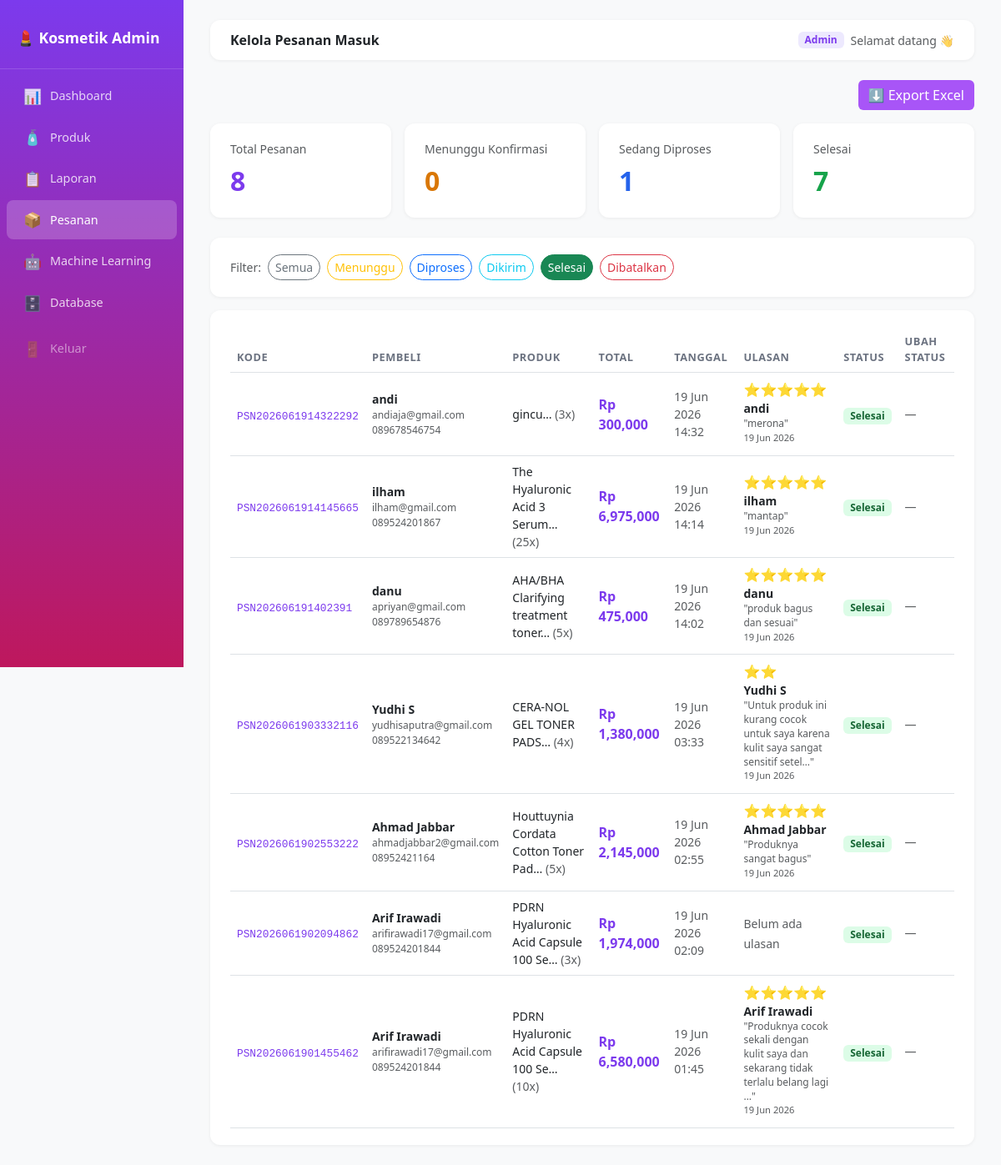
Screenshot of /pesanan?status=Selesai (signed in) with the database file from the repository.
### admin/app_admin.py (models this page shows)
class Pesanan(db.Model):
    id           = db.Column(db.Integer, primary_key=True)
    kode         = db.Column(db.String(30), unique=True)
    nama_pembeli = db.Column(db.String(100))
    email        = db.Column(db.String(100))
    no_hp        = db.Column(db.String(20))
    alamat       = db.Column(db.Text)
    total_harga  = db.Column(db.Float)
    status       = db.Column(db.String(20), default='Menunggu')
    tanggal      = db.Column(db.String(30))
    items        = db.relationship('PesananItem', backref='pesanan')

class PesananItem(db.Model):
    id         = db.Column(db.Integer, primary_key=True)
    pesanan_id = db.Column(db.Integer, db.ForeignKey('pesanan.id'))
    produk_id  = db.Column(db.Integer, db.ForeignKey('produk.id'))
    jumlah     = db.Column(db.Integer)
    harga_saat = db.Column(db.Float)
    produk     = db.relationship('Produk')

class Produk(db.Model):
    id          = db.Column(db.Integer, primary_key=True)
    brand       = db.Column(db.String(100))
    nama        = db.Column(db.String(200))
    tipe        = db.Column(db.String(50))
    ukuran      = db.Column(db.String(50))
    harga       = db.Column(db.Float)
    stok        = db.Column(db.Integer, default=0)
    terjual     = db.Column(db.Integer, default=0)
    rating      = db.Column(db.Float, default=0)
    bpom_id     = db.Column(db.String(50))
    url         = db.Column(db.String(300))
    deskripsi   = db.Column(db.Text)
    ingredients = db.Column(db.Text)
    gambar      = db.Column(db.String(200))

class Review(db.Model):
    id           = db.Column(db.Integer, primary_key=True)
    pesanan_id   = db.Column(db.Integer, db.ForeignKey('pesanan.id'))
    produk_id    = db.Column(db.Integer, db.ForeignKey('produk.id'))
    nama         = db.Column(db.String(100))
    rating       = db.Column(db.Integer)
    komentar     = db.Column(db.Text)
    tanggal      = db.Column(db.String(30))
    produk       = db.relationship('Produk', backref='reviews')
    pesanan      = db.relationship('Pesanan', backref='reviews')

### admin/app_admin.py (the view)
@app.route('/pesanan')
def pesanan():
    if not cek_login(): return redirect('/')
    status_filter = request.args.get('status','')
    query = Pesanan.query
    if status_filter: query = query.filter(Pesanan.status==status_filter)
    pesanan_list = query.order_by(Pesanan.id.desc()).all()
    return render_template('admin_pesanan.html', pesanan_list=pesanan_list,
        status_filter=status_filter,
        total_pesanan=Pesanan.query.count(),
        total_menunggu=Pesanan.query.filter_by(status='Menunggu').count(),
        total_diproses=Pesanan.query.filter_by(status='Diproses').count(),
        total_selesai=Pesanan.query.filter_by(status='Selesai').count())

### admin/app_admin.py (called while the page is built)
def cek_login():
    return session.get('login', False)

### admin/templates/admin_pesanan.html (shortened to what this page needs)
{% extends 'base.html' %}
{% block page_title %}Kelola Pesanan Masuk{% endblock %}
{% block content %}
<div class="mb-3 text-end">
  <a href="/pesanan/export" class="btn btn-purple text-white">
    ⬇️ Export Excel
  </a>
</div>
<div class="row g-3 mb-4">
  <div class="col-md-3">
    <div class="card-stat">
      <div class="text-muted small mb-1">Total Pesanan</div>
      <div class="fs-2 fw-bold" style="color:#7c3aed">{{ total_pesanan }}</div>
    </div>
  </div>
  <div class="col-md-3">
    <div class="card-stat">
      <div class="text-muted small mb-1">Menunggu Konfirmasi</div>
      <div class="fs-2 fw-bold" style="color:#d97706">{{ total_menunggu }}</div>
    </div>
  </div>
  <div class="col-md-3">
    <div class="card-stat">
      <div class="text-muted small mb-1">Sedang Diproses</div>
      <div class="fs-2 fw-bold" style="color:#2563eb">{{ total_diproses }}</div>
    </div>
  </div>
  <div class="col-md-3">
    <div class="card-stat">
      <div class="text-muted small mb-1">Selesai</div>
      <div class="fs-2 fw-bold" style="color:#16a34a">{{ total_selesai }}</div>
    </div>
  </div>
</div>
<div class="card-stat mb-3 d-flex gap-2 flex-wrap align-items-center">
  <span class="text-muted small">Filter:</span>
  <a href="/pesanan" class="btn btn-sm {% if not status_filter %}btn-purple text-white{% else %}btn-outline-secondary{% endif %}" style="border-radius:20px;">Semua</a>
  {% for s, warna in [('Menunggu','warning'),('Diproses','primary'),('Dikirim','info'),('Selesai','success'),('Dibatalkan','danger')] %}
  <a href="/pesanan?status={{ s }}" class="btn btn-sm btn-outline-{{ warna }} {% if status_filter==s %}active{% endif %}" style="border-radius:20px">{{ s }}</a>
  {% endfor %}
</div>
<div class="card-stat">
  <div class="table-responsive">
    <table class="table table-hover align-middle mb-0">
      <thead><tr>
        <th>Kode</th><th>Pembeli</th><th>Produk</th><th>Total</th><th>Tanggal</th><th>Ulasan</th><th>Status</th><th>Ubah Status</th>
      </tr></thead>
      <tbody>
      {% for p in pesanan_list %}
      <tr>
        <td><code style="color:#7c3aed;font-size:.8rem">{{ p.kode }}</code></td>
        <td>
          <div class="fw-semibold small">{{ p.nama_pembeli }}</div>
          <div class="text-muted" style="font-size:.75rem">{{ p.email }}</div>
          <div class="text-muted" style="font-size:.75rem">{{ p.no_hp }}</div>
        </td>
        <td class="small">
          {% for item in p.items %}
          <div>{{ item.produk.nama[:35] if item.produk else '-' }}… <span class="text-muted">({{ item.jumlah }}x)</span></div>
          {% endfor %}
        </td>
        <td class="fw-bold" style="color:#7c3aed">Rp {{ "{:,.0f}".format(p.total_harga) }}</td>
        <td class="text-muted small">{{ p.tanggal }}</td>
        <td style="max-width:180px">
          {% if p.status == 'Selesai' %}
            {% set rev = p.reviews %}
            {% if rev %}
              {% for r in rev %}
              <div class="mb-1">
                <div>{% for i in range(r.rating) %}⭐{% endfor %}</div>
                <div class="fw-semibold small">{{ r.nama }}</div>
                <div class="text-muted" style="font-size:.75rem;line-height:1.4">
                  "{{ r.komentar[:80] }}{% if r.komentar|length > 80 %}…{% endif %}"
                </div>
                <div class="text-muted" style="font-size:.7rem">{{ r.tanggal }}</div>
              </div>
              {% endfor %}
            {% else %}
              <span class="text-muted small">Belum ada ulasan</span>
            {% endif %}
          {% else %}
            <span class="text-muted small">—</span>
          {% endif %}
        </td>
        <td>
          <span class="badge px-2 py-1" style="font-size:.75rem;
            background:{% if p.status=='Selesai' %}#dcfce7;color:#166534
            {% elif p.status=='Dikirim' %}#dbeafe;color:#1e40af
            {% elif p.status=='Diproses' %}#fef9c3;color:#854d0e
            {% elif p.status=='Dibatalkan' %}#fee2e2;color:#991b1b
            {% else %}#fef9c3;color:#854d0e{% endif %}">
            {{ p.status }}
          </span>
        </td>
        <td>
          <div class="d-flex gap-1 flex-wrap">
            {% if p.status == 'Menunggu' %}
            <a href="/pesanan/update/{{ p.id }}/Diproses" class="btn btn-sm btn-outline-primary py-0 px-2" style="font-size:.75rem">Proses</a>
            <a href="/pesanan/update/{{ p.id }}/Dibatalkan" class="btn btn-sm btn-outline-danger py-0 px-2" style="font-size:.75rem">Batalkan</a>
            {% elif p.status == 'Diproses' %}
            <a href="/pesanan/update/{{ p.id }}/Dikirim" class="btn btn-sm btn-outline-info py-0 px-2" style="font-size:.75rem">Kirim</a>
            {% elif p.status == 'Dikirim' %}
            <a href="/pesanan/update/{{ p.id }}/Selesai" class="btn btn-sm btn-outline-success py-0 px-2" style="font-size:.75rem">Selesai</a>
            {% else %}
            <span class="text-muted small">—</span>
            {% endif %}
          </div>
        </td>
      </tr>
      {% endfor %}
      </tbody>
    </table>
  </div>
</div>
{% endblock %}

### admin/templates/base.html (style rules this page uses)
:root { --pink:#e879a0;--purple:#a855f7;--soft:#fdf4ff; }
body { background:#f8f9fa;font-family:'Segoe UI',sans-serif; }
.card-stat { background:#fff;border-radius:12px;padding:1.25rem 1.5rem;border:none;box-shadow:0 1px 4px rgba(0,0,0,.06); }
.table th { font-size:.8rem;color:#6b7280;font-weight:600;text-transform:uppercase;letter-spacing:.04em; }
.btn-purple { background:var(--purple);color:#fff;border:none; }

### rows the page displays
Pesanan: kode "PSN2026061914322292", nama_pembeli "andi", email "andiaja@gmail.com", no_hp "089678546754", total_harga "300,000", tanggal "19 Jun 2026 14:32", status "Selesai"
PesananItem: produk "gincu", jumlah "3"
Review: rating 5 (drawn), nama "andi", komentar "merona", tanggal "19 Jun 2026"
Pesanan: kode "PSN2026061914145665", nama_pembeli "ilham", email "ilham@gmail.com", no_hp "089524201867", total_harga "6,975,000", tanggal "19 Jun 2026 14:14", status "Selesai"
PesananItem: produk "The Hyaluronic Acid 3 Serum", jumlah "25"
Review: rating 5 (drawn), nama "ilham", komentar "mantap", tanggal "19 Jun 2026"
Pesanan: kode "PSN202606191402391", nama_pembeli "danu", email "apriyan@gmail.com", no_hp "089789654876", total_harga "475,000", tanggal "19 Jun 2026 14:02", status "Selesai"
PesananItem: produk "AHA/BHA Clarifying treatment toner", jumlah "5"
Review: rating 5 (drawn), nama "danu", komentar "produk bagus dan sesuai", tanggal "19 Jun 2026"
Pesanan: kode "PSN2026061903332116", nama_pembeli "Yudhi S", email "yudhisaputra@gmail.com", no_hp "089522134642", total_harga "1,380,000", tanggal "19 Jun 2026 03:33", status "Selesai"
PesananItem: produk "CERA-NOL GEL TONER PADS", jumlah "4"
Review: rating 2 (drawn), nama "Yudhi S", komentar "Untuk produk ini kurang cocok untuk saya karena kulit saya sangat sensitif setel", tanggal "19 Jun 2026"
Pesanan: kode "PSN2026061902553222", nama_pembeli "Ahmad Jabbar", email "ahmadjabbar2@gmail.com", no_hp "08952421164", total_harga "2,145,000", tanggal "19 Jun 2026 02:55", status "Selesai"
PesananItem: produk "Houttuynia Cordata Cotton Toner Pad", jumlah "5"
Review: rating 5 (drawn), nama "Ahmad Jabbar", komentar "Produknya sangat bagus", tanggal "19 Jun 2026"
Pesanan: kode "PSN2026061902094862", nama_pembeli "Arif Irawadi", email "arifirawadi17@gmail.com", no_hp "089524201844", total_harga "1,974,000", tanggal "19 Jun 2026 02:09", shows "Belum ada ulasan", status "Selesai"
PesananItem: produk "PDRN Hyaluronic Acid Capsule 100 Se", jumlah "3"
Pesanan: kode "PSN2026061901455462", nama_pembeli "Arif Irawadi", email "arifirawadi17@gmail.com", no_hp "089524201844", total_harga "6,580,000", tanggal "19 Jun 2026 01:45", status "Selesai"
PesananItem: produk "PDRN Hyaluronic Acid Capsule 100 Se", jumlah "10"
Review: rating 5 (drawn), nama "Arif Irawadi", komentar "Produknya cocok sekali dengan kulit saya dan sekarang tidak terlalu belang lagi", tanggal "19 Jun 2026"

### other values shown
{{ total_pesanan }} "8"
{{ total_menunggu }} "0"
{{ total_diproses }} "1"
{{ total_selesai }} "7"
{{ s }} "Menunggu" "Diproses" "Dikirim" "Selesai" "Dibatalkan"
